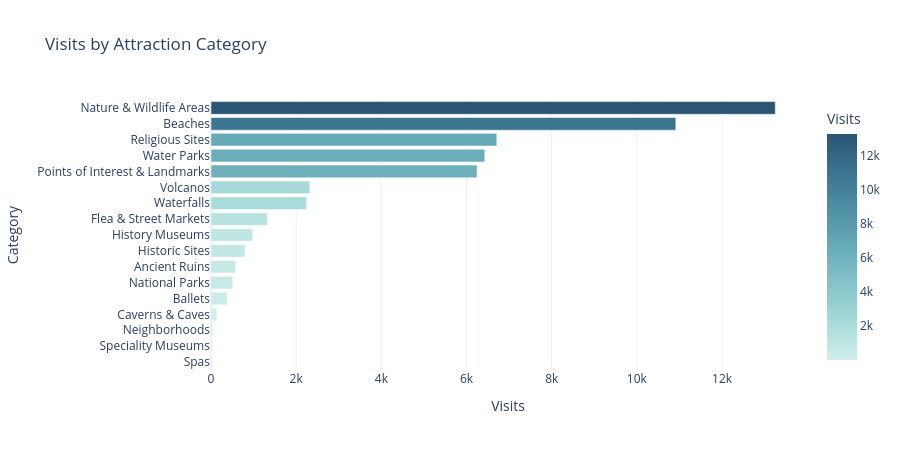

The notebook cell saved with this chart:
### Markdown cell above
### 🏆 6.4 Most popular attraction categories

### Code cell
cat_counts = master["AttractionCategory"].value_counts().reset_index()
cat_counts.columns = ["Category", "Visits"]

fig = px.bar(
    cat_counts, x="Visits", y="Category", orientation="h", color="Visits",
    color_continuous_scale="Teal", title="Visits by Attraction Category"
)
fig.update_layout(height=450, yaxis=dict(categoryorder="total ascending"))
fig.show()

### Figure 1 — Plotly figure (JSON) as saved in the notebook; plotly's stock layout.template omitted (floating-point values rounded to 4 significant figures)
{"data": [{"hovertemplate": "Visits=%{marker.color}<br>Category=%{y}<extra></extra>", "legendgroup": "", "marker": {"color": [13250, 10914, 6711, 6429, 6248, 2318, 2245, 1324, 978, 798, 581, 511, 377, 135, 44, 31, 28], "coloraxis": "coloraxis", "pattern": {"shape": ""}}, "name": "", "orientation": "h", "showlegend": false, "textposition": "auto", "type": "bar", "x": [13250, 10914, 6711, 6429, 6248, 2318, 2245, 1324, 978, 798, 581, 511, 377, 135, 44, 31, 28], "xaxis": "x", "y": ["Nature & Wildlife Areas", "Beaches", "Religious Sites", "Water Parks", "Points of Interest & Landmarks", "Volcanos", "Waterfalls", "Flea & Street Markets", "History Museums", "Historic Sites", "Ancient Ruins", "National Parks", "Ballets", "Caverns & Caves", "Neighborhoods", "Speciality Museums", "Spas"], "yaxis": "y"}], "layout": {"barmode": "relative", "coloraxis": {"colorbar": {"title": {"text": "Visits"}}, "colorscale": [[0, "rgb(209, 238, 234)"], [0.1667, "rgb(168, 219, 217)"], [0.3333, "rgb(133, 196, 201)"], [0.5, "rgb(104, 171, 184)"], [0.6667, "rgb(79, 144, 166)"], [0.8333, "rgb(59, 115, 143)"], [1, "rgb(42, 86, 116)"]]}, "height": 450, "legend": {"tracegroupgap": 0}, "title": {"text": "Visits by Attraction Category"}, "xaxis": {"anchor": "y", "domain": [0, 1], "title": {"text": "Visits"}}, "yaxis": {"anchor": "x", "categoryorder": "total ascending", "domain": [0, 1], "title": {"text": "Category"}}}}
